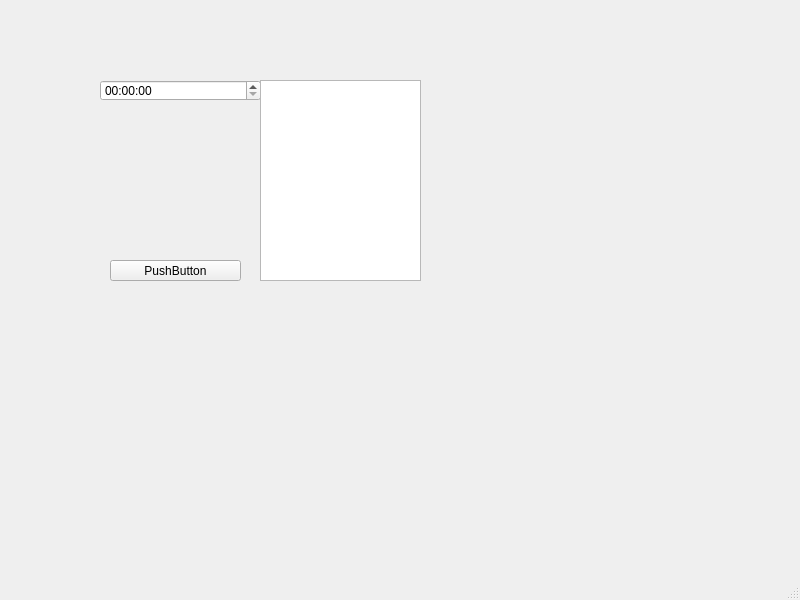
<?xml version="1.0" encoding="UTF-8"?>
<ui version="4.0">
 <class>MainWindow</class>
 <widget class="QMainWindow" name="MainWindow">
  <property name="geometry">
   <rect>
    <x>0</x>
    <y>0</y>
    <width>800</width>
    <height>600</height>
   </rect>
  </property>
  <property name="windowTitle">
   <string>MainWindow</string>
  </property>
  <widget class="QWidget" name="centralwidget">
   <widget class="QTimeEdit" name="timeEdit">
    <property name="geometry">
     <rect>
      <x>100</x>
      <y>80</y>
      <width>161</width>
      <height>21</height>
     </rect>
    </property>
   </widget>
   <widget class="QListWidget" name="listWidget">
    <property name="geometry">
     <rect>
      <x>260</x>
      <y>80</y>
      <width>161</width>
      <height>201</height>
     </rect>
    </property>
   </widget>
   <widget class="QPushButton" name="pushButton">
    <property name="geometry">
     <rect>
      <x>110</x>
      <y>260</y>
      <width>131</width>
      <height>21</height>
     </rect>
    </property>
    <property name="text">
     <string>PushButton</string>
    </property>
   </widget>
  </widget>
  <widget class="QMenuBar" name="menubar">
   <property name="geometry">
    <rect>
     <x>0</x>
     <y>0</y>
     <width>800</width>
     <height>26</height>
    </rect>
   </property>
  </widget>
  <widget class="QStatusBar" name="statusbar"/>
 </widget>
 <resources/>
 <connections/>
</ui>
